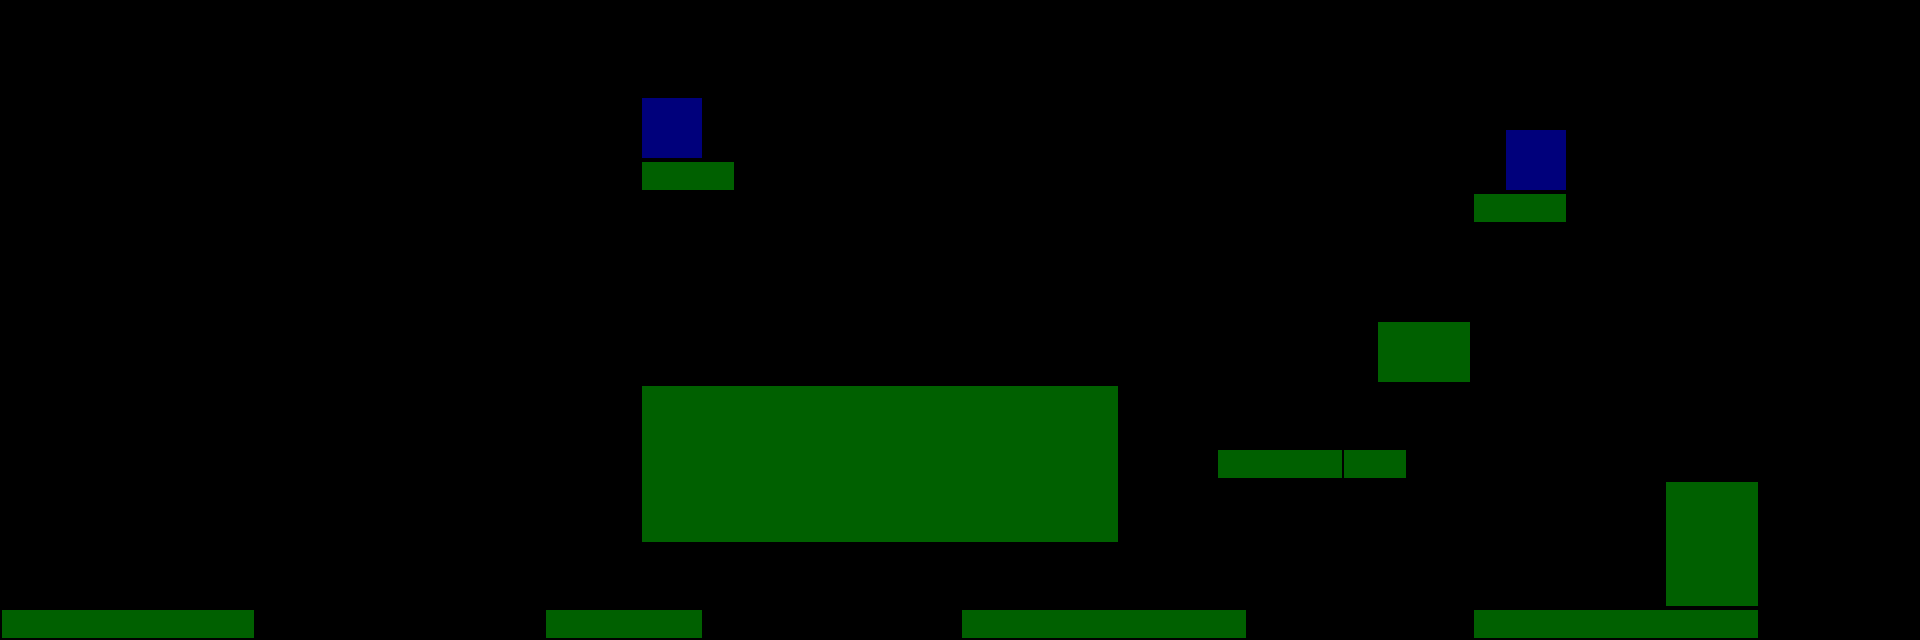

This is a level from a 2D game, rendered from its Tiled map with the project's own tilesets. A one-line summary and the map file follow, with tile-layer data summarised:
An orthogonal 60x20 tile map with 32x32 px tiles, 4 tile layers (end1, darkWorld, lightWorld, end2), 2 hidden layers not drawn.

<map version="1.0" orientation="orthogonal" width="60" height="20" tilewidth="32" tileheight="32">
 <tileset firstgid="1" name="tileSet" tilewidth="32" tileheight="32">
  <image source="tileSet.png" width="256" height="256" />
 </tileset>
 <layer name="spawnJupiter" width="60" height="20" visible="0">
  <data>[1200 cells, 1 non-empty, 1 distinct tile ids]</data>
 </layer>
 <layer name="spawnSeal" width="60" height="20" visible="0">
  <data>[1200 cells, 1 non-empty, 1 distinct tile ids]</data>
 </layer>
 <layer name="end1" width="60" height="20">
  <data>[1200 cells, 4 non-empty, 4 distinct tile ids]</data>
 </layer>
 <layer name="darkWorld" width="60" height="20">
  <data>[1200 cells, 115 non-empty, 12 distinct tile ids]</data>
 </layer>
 <layer name="lightWorld" width="60" height="20">
  <data>[1200 cells, 116 non-empty, 12 distinct tile ids]</data>
 </layer>
 <layer name="end2" width="60" height="20">
  <data>[1200 cells, 4 non-empty, 4 distinct tile ids]</data>
 </layer>
</map>
